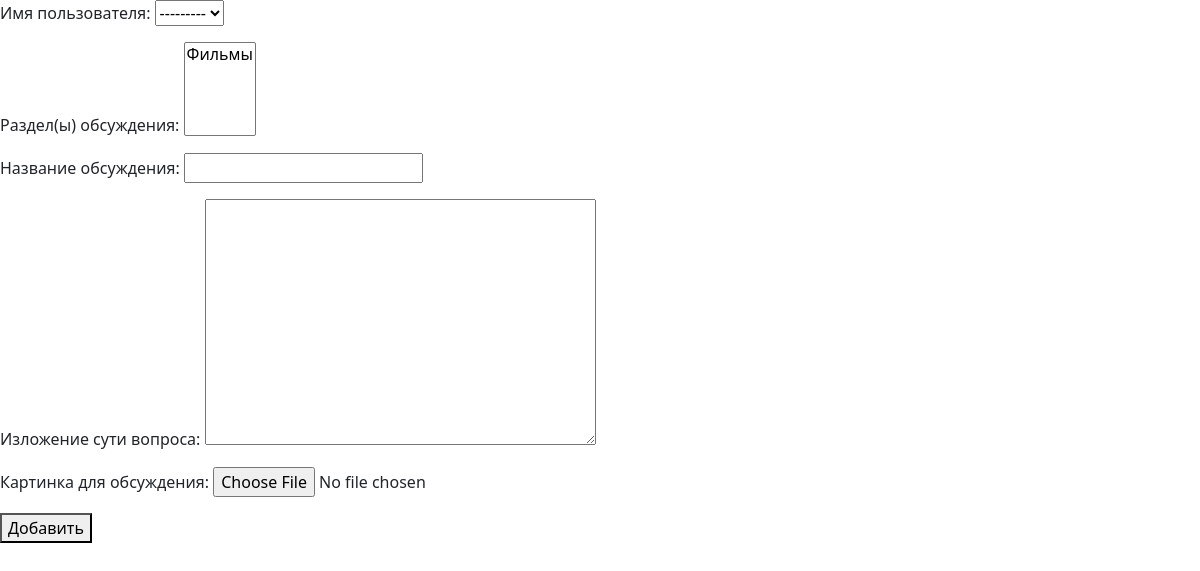
Before: /discussion_create/ (signed in) with the older database file.
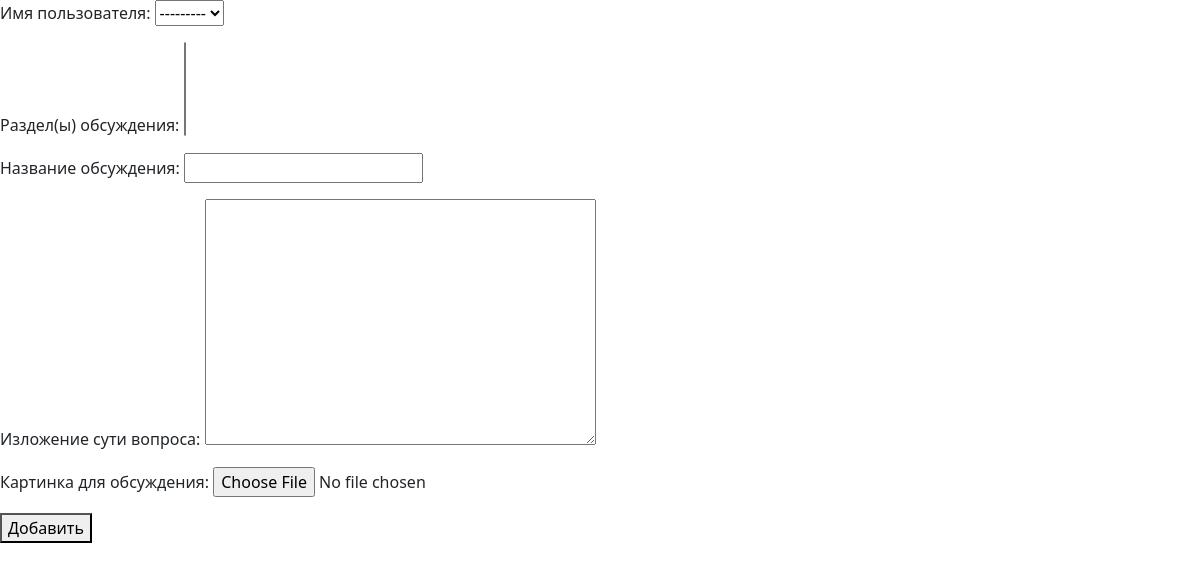
After: the same page with the newer database file.
### core/models.py (models this page shows)
class User(models.Model):
    username = models.CharField(max_length=255, blank=True)
    mail = models.EmailField(max_length=255, unique=True, blank=True)
    date_of_birth = models.DateField(blank=True)
    tel_number = PhoneField(null=False, blank=True, unique=True)
    is_act = models.BooleanField(default=True)
    def __str__(self):
        return self.username

class Section(models.Model):
    topic = models.CharField(max_length=255)
    def __str__(self):
        return self.topic

### core/views.py (the view)
# urls.py: path('discussion_create/', views.DiscussionCreate.as_view(), name='discussion_create'),
class DiscussionCreate(TitleMixin, LoginRequiredMixin, CreateView):
    model = models.Discussion
    template_name = 'core/discussion_create.html'
    context_object_name = 'discussion_create'
    form_class = forms.DiscussionForm
    success_url = reverse_lazy('core:discussion_page')
    title = "Добавление нового обсуждения"

### core/forms.py
class DiscussionForm(ModelForm):
    username = forms.ModelChoiceField(label="Имя пользователя", queryset=User.objects.all())
    topic = forms.ModelMultipleChoiceField(label="Раздел(ы) обсуждения", queryset=Section.objects.all())
    d_title = forms.CharField(label="Название обсуждения", required=False)
    branch = forms.CharField(widget=forms.Textarea, label="Изложение сути вопроса", required=False)
    picture = forms.FileField(label="Картинка для обсуждения", required=False)
    class Meta:
        model = Discussion
        fields = "__all__"

### core/views.py (called while the page is built)
    def get_title(self):
        return self.title

    def get_context_data(self, **kwargs):
        context = super().get_context_data(**kwargs)
        context["title"] = self.get_title()
        return context

### core/templates/core/discussion_create.html (shortened to what this page needs)
<!doctype html>
<html lang="en">
    <head>
        <link href="https://cdn.jsdelivr.net/npm/bootstrap@5.3.0-alpha3/dist/css/bootstrap.min.css" rel="stylesheet">
    </head>
    <body>
        <form action="{% url 'core:discussion_create' %}" method="POST" enctype="multipart/form-data">
            {{ form.as_p }}
            <button type="submit">Добавить</button>
        </form>
    </body>
</html>

Changed rows visible on the page:
removed User: username "---------"
removed Section: topic "Фильмы"
Other visible differences:
form field username: (not shown) → "---------"
